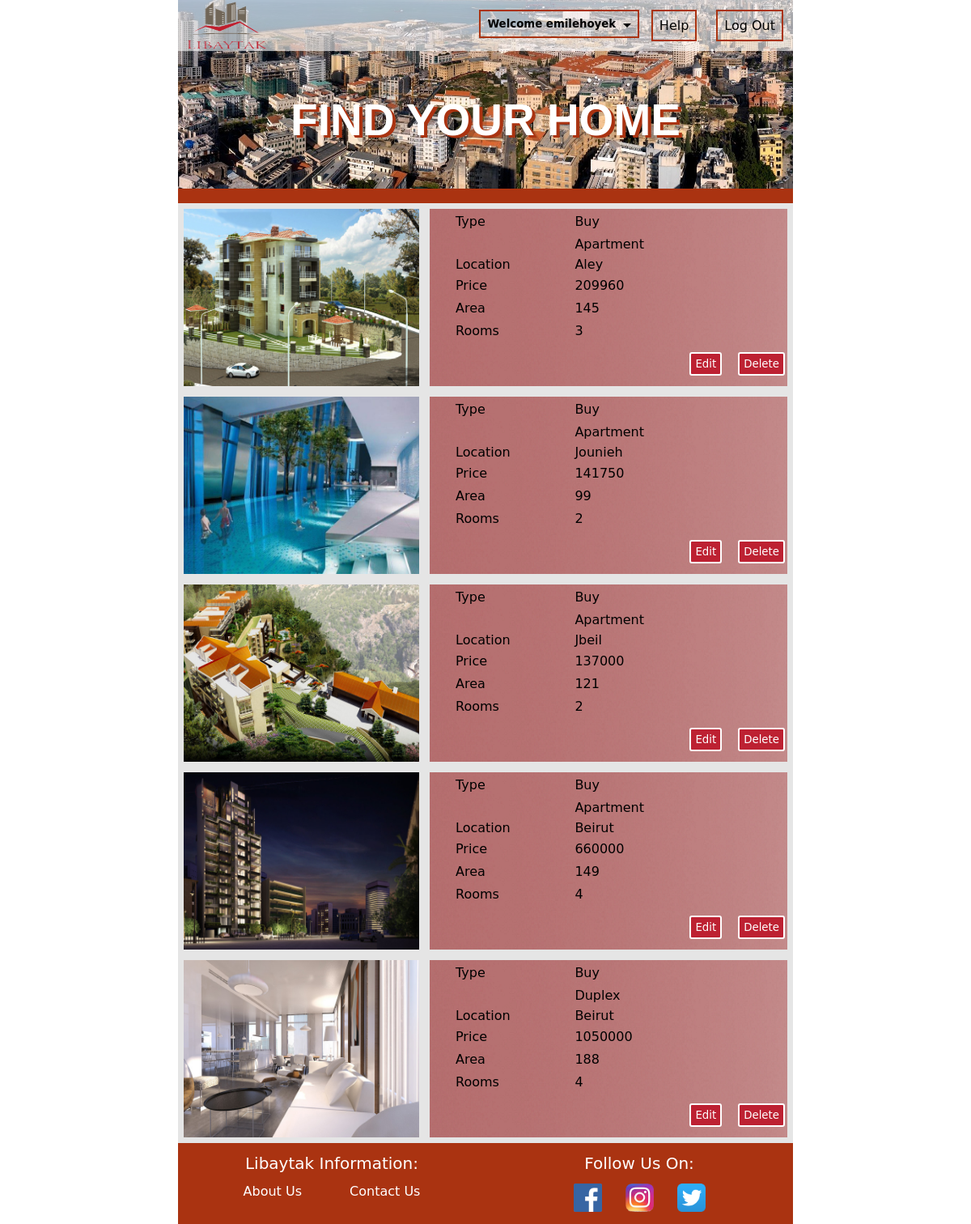
The app's page /libaytak/docs/listhouses.php?user=emilehoyek (signed in) with its own data.
### tables this page shows
CREATE TABLE IF NOT EXISTS `habitatpics` (
  `id` int(11) NOT NULL AUTO_INCREMENT,
  `id_habitat` int(11) NOT NULL,
  `directoryPIC` varchar(250) DEFAULT NULL,
  PRIMARY KEY (`id`),
  KEY `id_habitat` (`id_habitat`)
);

CREATE TABLE IF NOT EXISTS `habitat` (
  `id` int(11) NOT NULL AUTO_INCREMENT,
  `id_type` int(11) NOT NULL,
  `id_user` int(11) NOT NULL,
  `NbrOfPers` int(11) DEFAULT NULL,
  `RentBuy` tinyint(1) DEFAULT NULL,
  `description` varchar(250) DEFAULT NULL,
  `NbrOfRooms` int(11) DEFAULT NULL,
  `NbrOfToilets` int(11) DEFAULT NULL,
  `NbrOfBeds` int(11) DEFAULT NULL,
  `NbrOfBathrooms` int(11) DEFAULT NULL,
  `surface` bigint(20) DEFAULT NULL,
  `price` int(11) DEFAULT NULL,
  PRIMARY KEY (`id`),
  KEY `id_type` (`id_type`),
  KEY `id_user` (`id_user`)
);

CREATE TABLE IF NOT EXISTS `habitattypes` (
  `id` int(11) NOT NULL AUTO_INCREMENT,
  `habType` varchar(50) DEFAULT NULL,
  PRIMARY KEY (`id`)
);

CREATE TABLE IF NOT EXISTS `loccity` (
  `id` int(11) NOT NULL AUTO_INCREMENT,
  `city` varchar(50) DEFAULT NULL,
  `imagepath` varchar(255) DEFAULT NULL,
  PRIMARY KEY (`id`)
);

### libaytak/docs/listhouses.php (the view, shortened to what this page needs)
<!DOCTYPE html PUBLIC "-//W3C//DTD XHTML 1.0 Transitional//EN" "http://www.w3.org/TR/xhtml1/DTD/xhtml1-transitional.dtd">
<html xmlns="http://www.w3.org/1999/xhtml">
<head>
<link href="../css/webpage.css" rel="stylesheet" type="text/css" />
</head>
<body>
<table width="760" align="center" cellpadding="0" cellspacing="0">
  <tr>
    <td>
    	<table width="100%" cellspacing="0" cellpadding="0">
            <tr id="header">
        		<td height="60" >
                	<table width="100%" cellpadding="0" cellspacing="0" >
            			<tr style="background-color:rgba(255,255,255,0.6);">
            				<td width="40%">
            				<a href="Home.php"><img src="../images/logo.png" id="logo_image" alt="no image"></a></td>
            				<td width="60%">
                            <?php
                            include "connect.php";
                            include "loggedin.php";
                            ?>
							</td>
           			 	</tr>
            			<tr>
            				<td height="170" colspan="2">
                            	<p id="slogan">Find your Home</p>
                            </td>
            			</tr>
         			</table></td>
      		</tr>
      		<tr style="background-color:#AA3311;">
        		<td>
                </td>
      		</tr>
      		<tr style="background-color:rgba(0,0,0,0.1);">
        		<td height="100%">
				<table border="0" cellpadding="6" cellspacing="1" width="100%">
                <?php
					$username = $_GET["user"];
					if(isset($_POST["page"]))
						$page = $_POST["page"];
					else {
					$sql="SELECT h.* FROM habitat h INNER JOIN users u on h.id_user =u.id WHERE u.username = '$username'";
					$exec = $mysqli->query($sql) or die("Error");
					if($exec->num_rows == 0)
					{
						echo "<h2 align=center>No Houses found!</h2>
						<h2 align=center>Please add some first</h2>";
					}
					else{
					while($row= $exec->fetch_array())
					{
					?>
						<tr>
                        	<?php
							$sql = "SELECT hp.directoryPIC FROM habitatpics hp INNER JOIN habitat h on $row[id] = hp.id_habitat LIMIT 1";
                            $result = $mysqli->query($sql) or die('error pics');;
							while ($pic = $result->fetch_array())
							{
							?>
        					<td width=40%><img src=<?=$pic['directoryPIC']?> width=291 height=219 alt=N/A></td>
                            <?php
							}
							?>
                    		<td width=60%>
                        	<table width="442" height="219" style="background-image:url(../images/letters-background.png); background-repeat:no-repeat;">
                            	<tr height="12.5%">
									<td width="30%" style="padding-left:30px;"><p>Type</p></td>
									<td class="descriptionstyle">
					<?php
							if($row['RentBuy'] == 1)
								echo "Buy<br>";
							else
								echo "Rent<br>";
					?>
                    </td>
								</tr>
                                <tr height="12.5%">
                                <?php
								$sql = "SELECT habType FROM habitattypes where id = $row[id_type]";
								$result = $mysqli->query($sql);
								while ($row1 = $result->fetch_array())
								{
									echo "<td width=40%></td>
									<td class=descriptionstyle>$row1[habType]</td>";
								}
                                $insert = "SELECT city FROM loccity l INNER JOIN lochabitat lh on l.id = lh.id_locCity where lh.id_habitat = $row[id]";
                                $result = $mysqli->query($insert) or die();;
								echo "<tr>";
								while ($row2 = $result->fetch_array())
								{
										echo "
										<td style=padding-left:30px;><p>Location</p></td>
										<td class=descriptionstyle>$row2[city]</td>
									</tr>";
								}
								?>
                            	<tr height="12.5%">
									<td style="padding-left:30px;"><p>Price</p></td>
									<td class="descriptionstyle"><?=$row['price']?></td>
								</tr>
                            	<tr height="12.5%">
									<td style="padding-left:30px;"><p>Area</p></td>
									<td class="descriptionstyle"><?=$row['surface']?></td>
								</tr>
                            	<tr height="12.5%">
									<td style="padding-left:30px;"><p>Rooms</p></td>
									<td class="descriptionstyle"><?=$row['NbrOfRooms']?></td>
								</tr>
                            	<tr height="25%">
                                	<td></td>
                                    <td>
                                    <form action="listhouses.php?user=<?=$username?>" method="post">
                                    <input type="submit" class="searchbutton"  onclick="return confirm('Are you sure?')" style="float:right;" value="Delete">
                                   	</form>
                                	<a href='addhouse.php?id=<?=$row['id']?>'><input type="button" class="searchbutton" value="Edit" style="float:right;margin-right: 20px;"></a>
                                    </td>
                                </tr>
                        	</table>
                     		</td>
   				 		</tr>
					<?php
                    }
					}
					?>
				</table>
                <?php
							}
				?>
				</td>
      		</tr>
			<tr height="100" style="background-color:#aa3311">
       		  	<td>
              	<table width="100%" height="100%" border="0" cellspacing="0" cellpadding="0">
                	<tr>
                    	<td>
                        	<div class="footer_heading">
                            	<p>Libaytak Information:</p>
                            </div>
                        	<div class="link_div">
                            	<a href="aboutus.php" class="footer_links">About Us&nbsp;</a>
            					<a href="contactus.php" class="footer_links">Contact Us</a>
                            </div>
                        </td>
                    	<td>
                        	<div class="footer_heading">
                        		<p>Follow Us On:</p>
                            </div>
                            <div class="link_div">
          <a href="https://www.facebook.com/emile.hoyek" target="_blank"><img src="../images/fblogo.png" class="link_logo" alt="no image" style="margin-left:25px;"/></a>
          <a href="https://www.instagram.com/emilehoyek5/" target="_blank"><img src="../images/instalogo.png" class="link_logo" alt="no image" /></a>
          <a href="https://twitter.com/emilehoyek5" target="_blank"><img src="../images/twitterlogo.png" class="link_logo" alt="no image" /></a>
                            </div>
                        </td>
                    </tr>
                </table>
      			</td>
      		</tr>
    </table>
    </td>
  </tr>
</table>
</body>
</html>

### libaytak/css/webpage.css (style rules this page uses)
p { padding:0; margin:0; font-family:'Lucida Grande', 'Lucida Sans Unicode', 'Lucida Sans', 'DejaVu Sans', Verdana, sans-serif; }
body { padding:0; margin:0; }
#slogan { color: White; font-family:sans-serif; text-transform:uppercase; font-weight:bold; font-size:55px; text-align:center; text-shadow: shadow1, shadow2, shadow3; text-shadow: 4px 3px 0px #aa3311, 9px 8px 0px rgba(0,0,0,0.15); cursor:default; }
#logo_image { width:100px; height:60px; margin-left:10px; }
.searchbutton { text-decoration:none; font-family:'Lucida Grande', 'Lucida Sans Unicode', 'Lucida Sans', 'DejaVu Sans', Verdana, sans-serif; color: white; border:2px solid white; background-color: rgb(189,33,50); border-radius:3px; padding:5px; cursor:pointer; }
.footer_heading { width: 300px; height: 37px; color: white; font-size: 20px; text-align:center; margin:0 auto; }
.link_div { width: 300px; height: 37px; text-align:center; margin:0 auto; }
.footer_links { font-size: 16px; text-decoration:none; font-family:'Lucida Grande', 'Lucida Sans Unicode', 'Lucida Sans', 'DejaVu Sans', Verdana, sans-serif; color:white; margin:25px; }
.link_logo { text-decoration:none; width:35px; height:35px; margin-right:25px; }
.descriptionstyle { font-family:'Lucida Grande', 'Lucida Sans Unicode', 'Lucida Sans', 'DejaVu Sans', Verdana, sans-serif; }

### records on screen
habitat: RentBuy "Buy", price "209960", surface "145", NbrOfRooms "3"
habitatpics: directoryPIC (picture)
habitattypes: habType "Apartment"
loccity: city "Aley"
habitat: RentBuy "Buy", price "141750", surface "99", NbrOfRooms "2"
habitatpics: directoryPIC (picture)
loccity: city "Jounieh"
habitat: RentBuy "Buy", price "137000", surface "121", NbrOfRooms "2"
habitatpics: directoryPIC (picture)
loccity: city "Jbeil"
habitat: RentBuy "Buy", price "660000", surface "149", NbrOfRooms "4"
habitatpics: directoryPIC (picture)
loccity: city "Beirut"
habitat: RentBuy "Buy", price "1050000", surface "188", NbrOfRooms "4"
habitatpics: directoryPIC (picture)
habitattypes: habType "Duplex"

### other values on screen
$username "emilehoyek"
